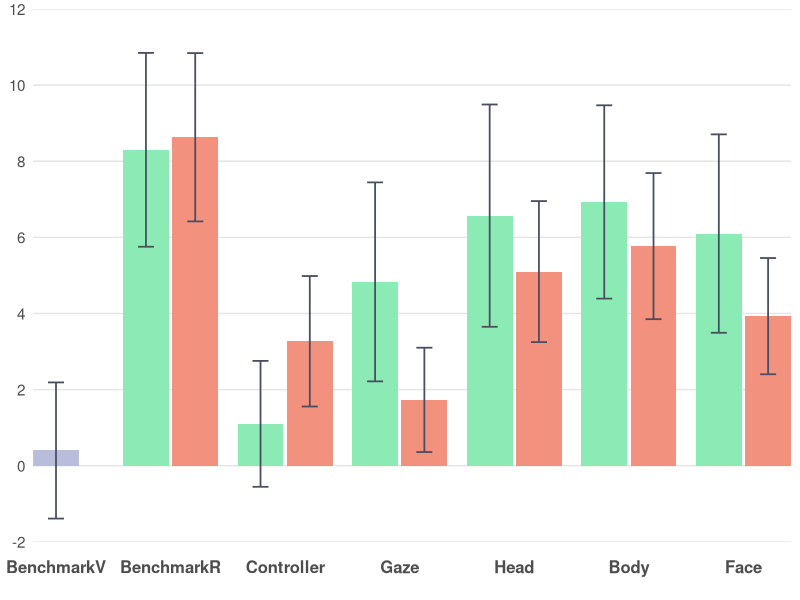
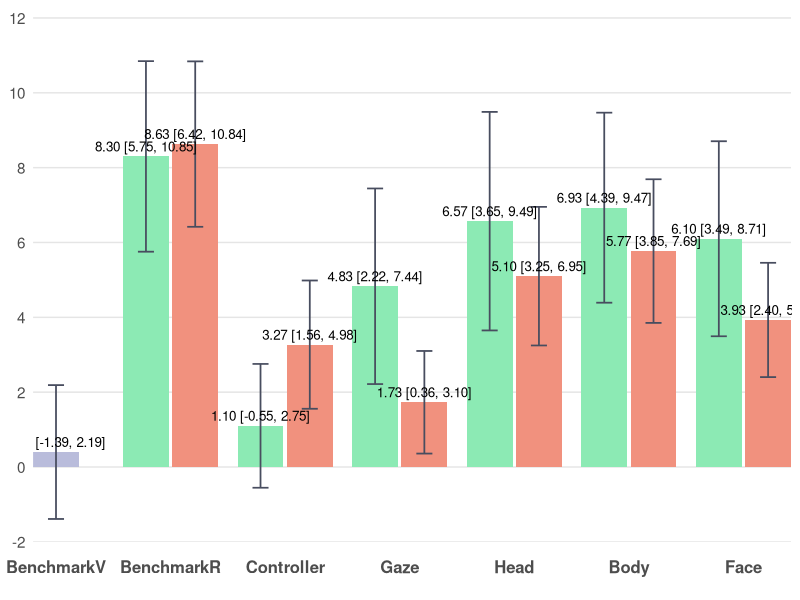

R code for these plots, in order:
# ================= Packages =================
if (!require(ggplot2)) install.packages("ggplot2")
library(ggplot2)

# ================= Data =================
# BenchmarkV: 0.40 (±4.79)
# BenchmarkR: Low 8.30 (±6.82), High 8.63 (±5.92)
# Controller: Low 1.10 (±4.43), High 3.27 (±4.59)
# Gaze: Low 4.83 (±7.00), High 1.73 (±3.67)
# Head: Low 6.57 (±7.82), High 5.10 (±4.96)
# Body: Low 6.93 (±6.80), High 5.77 (±5.14)
# Face: Low 6.10 (±6.98), High 3.93 (±4.09)

bench_mean <- 0.40
bench_sd <- 4.79

dat <- data.frame(
  Category = c("BenchmarkV",
               "BenchmarkR","BenchmarkR",
               "Controller","Controller",
               "Gaze","Gaze",
               "Head","Head",
               "Body","Body",
               "Face","Face"),
  slot     = c("C",
               "L","R",
               "L","R",
               "L","R",
               "L","R",
               "L","R",
               "L","R"),
  series   = c("BenchmarkV",
               "Low","High",
               "Low","High",
               "Low","High",
               "Low","High",
               "Low","High",
               "Low","High"),
  mean     = c(bench_mean,
               8.30, 8.63,      # BenchmarkR Low, High
               1.10, 3.27,      # Controller Low, High
               4.83, 1.73,      # Gaze Low, High
               6.57, 5.10,      # Head Low, High
               6.93, 5.77,      # Body Low, High
               6.10, 3.93),     # Face Low, High
  sd       = c(bench_sd,
               6.82, 5.92,      # BenchmarkR Low, High
               4.43, 4.59,      # Controller Low, High
               7.00, 3.67,      # Gaze Low, High
               7.82, 4.96,      # Head Low, High
               6.80, 5.14,      # Body Low, High
               6.98, 4.09),     # Face Low, High
  stringsAsFactors = FALSE
)

# 固定横轴顺序
dat$Category <- factor(dat$Category,
  levels = c("BenchmarkV","BenchmarkR","Controller","Gaze","Head","Body","Face"))
dat$slot   <- factor(dat$slot, levels = c("L","C","R"))
dat$series <- factor(dat$series, levels = c("Low","BenchmarkV","High"))

# ================= 手动定位（确保居中+相邻柱体有间距） =================
# 以每个类目的中心为整数(1,2,3,...)，在左右各偏移 delta；两柱宽度为 bar_w
group_w <- 0.8               # 每个类目总体占宽（<1 避免挤到相邻类目）
bar_w   <- group_w / 2       # 0.4  柱体宽度保持不变
delta   <- group_w / 4       # 0.2  基础偏移
gap     <- 0.03              # 相邻柱体间距（几个像素）

# 对于非BenchmarkV类别，L和R之间增加间距
offset_map <- c(L = -delta - gap/2, C = 0, R = +delta + gap/2)

x_base <- as.numeric(dat$Category)
dat$x  <- x_base + unname(offset_map[as.character(dat$slot)])

# ================= 配色方案 =================
col_low   <- "#8CEAB4"      # Low
col_high  <- "#F1917E"      # High
col_bench <- "#B9BCDB"      # BenchmarkV

err_col   <- "#484D5F"

theme_base <- theme_minimal(base_size = 13) +
  theme(
    legend.position    = "none",
    panel.background   = element_rect(fill = "#FFFFFF", color = NA),  # 白底
    plot.background    = element_rect(fill = "#FFFFFF", color = NA),  # 白底
    panel.grid.major   = element_blank(),  # 去除所有网格线
    panel.grid.minor   = element_blank(),  # 去除所有网格线
    panel.grid.major.x = element_blank(),
    panel.grid.minor.x = element_blank(),
    panel.grid.major.y = element_blank(),
    panel.grid.minor.y = element_blank(),
    axis.ticks.x       = element_blank(),  # 去除x轴刻度线（底部灰色竖线）
    axis.ticks.y       = element_blank(),  # 去除y轴刻度线（左侧竖着的刻度线）
    axis.line.x        = element_blank(),  # 去除x轴线（底部灰色竖线）
    axis.line.y        = element_blank(),  # 去除y轴线（左侧竖线）
    axis.text.x        = element_text(size = 12, face = "bold", 
                                       margin = margin(t = 10, b = 10)),  # 底部文字距离坐标轴更远
    axis.text.y        = element_text(size = 11),
    axis.title         = element_blank()
  )

# y 轴：-2到12，组间距2
y_top    <- 12
y_bottom <- -2
y_breaks <- seq(-2, 12, by = 2)

# x 轴：用数值坐标，刻度放在每个类目中心
x_breaks <- seq_along(levels(dat$Category))
x_labels <- levels(dat$Category)

# ================= 95% 置信区间计算 =================
n <- 30  # 样本量
df <- n - 1  # 自由度 = 29
t_critical <- qt(0.975, df)  # t分布临界值（95% CI，双尾）
# 计算95% CI的误差范围
dat$ci_margin <- t_critical * (dat$sd / sqrt(n))

# ================= 图1：不带标注 =================
p1 <- ggplot(dat, aes(x = x, y = mean, fill = series)) +
  # 手动添加水平坐标线
  geom_hline(yintercept = y_breaks, color = "#E5E5E5", linewidth = 0.5) +
  geom_col(width = bar_w, position = "identity", colour = NA) +
  geom_errorbar(aes(ymin = mean - ci_margin, ymax = mean + ci_margin),
                width = bar_w * 0.35, color = err_col, linewidth = 0.6,
                position = "identity") +
  scale_fill_manual(values = c(Low = col_low, BenchmarkV = col_bench, High = col_high)) +
  scale_y_continuous(breaks = y_breaks, minor_breaks = NULL) +
  scale_x_continuous(breaks = x_breaks, labels = x_labels, expand = c(0, 0)) +
  coord_cartesian(ylim = c(y_bottom, y_top), expand = 0) +
  theme_base

# ================= 图2：带"均值 (95% CI)"标注 =================
lab_df <- transform(dat, label = sprintf("%.2f [%.2f, %.2f]", mean, 
                                          mean - ci_margin, mean + ci_margin))

p2 <- ggplot(dat, aes(x = x, y = mean, fill = series)) +
  # 手动添加水平坐标线
  geom_hline(yintercept = y_breaks, color = "#E5E5E5", linewidth = 0.5) +
  geom_col(width = bar_w, position = "identity", colour = NA) +
  geom_errorbar(aes(ymin = mean - ci_margin, ymax = mean + ci_margin),
                width = bar_w * 0.35, color = err_col, linewidth = 0.6,
                position = "identity") +
  geom_text(data = lab_df, aes(label = label),
            vjust = ifelse(lab_df$mean >= 0, -0.5, 1.5), size = 3.4, position = "identity") +
  scale_fill_manual(values = c(Low = col_low, BenchmarkV = col_bench, High = col_high)) +
  scale_y_continuous(breaks = y_breaks, minor_breaks = NULL) +
  scale_x_continuous(breaks = x_breaks, labels = x_labels, expand = c(0, 0)) +
  coord_cartesian(ylim = c(y_bottom, y_top * 1.02), expand = 0) +
  theme_base

# 保存文件（确保目录存在）
if (!dir.exists("no_labels")) dir.create("no_labels", recursive = TRUE)
if (!dir.exists("with_labels")) dir.create("with_labels", recursive = TRUE)
ggsave("no_labels/HR_no_labels.png", p1, width = 8, height = 4.2, dpi = 300, bg = "white")
ggsave("with_labels/HR_with_labels.png", p2, width = 8, height = 4.6, dpi = 300, bg = "white")
